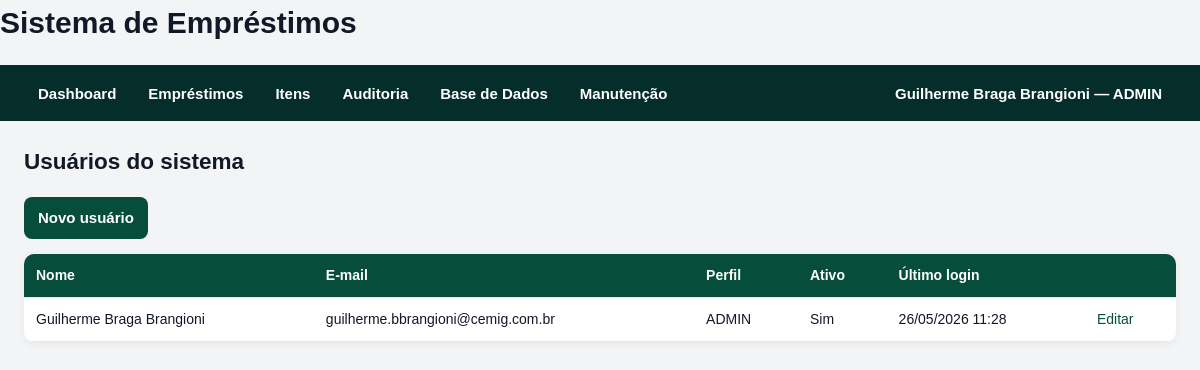
Page /auth/usuarios (signed in) on the earlier database version.
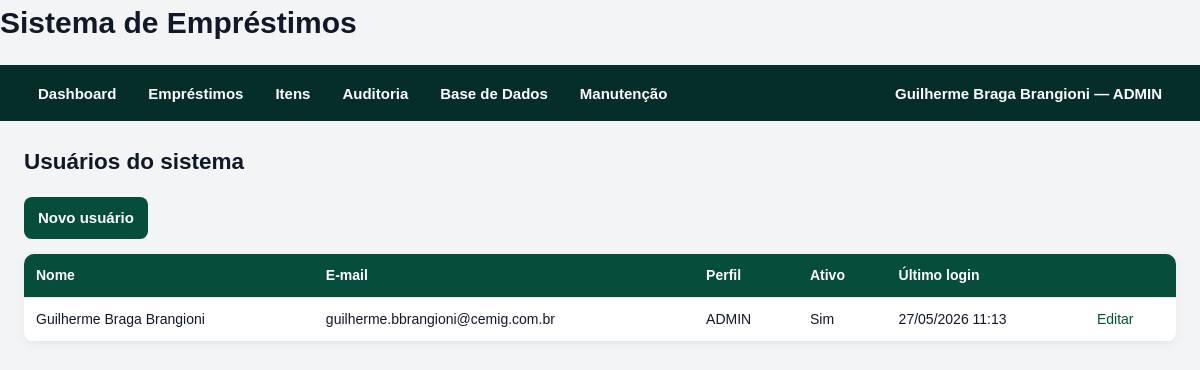
Same page on the later database version.
### models/system_user.py (models this page shows, shortened)
class SystemUser(db.Model):
    __tablename__ = "system_users"
    id = db.Column(db.Integer, primary_key=True)
    nome = db.Column(db.String(255), nullable=False)
    email = db.Column(db.String(255), nullable=False, unique=True, index=True)
    password_hash = db.Column(db.String(255), nullable=False)
    role = db.Column(db.String(50), nullable=False, default="CONSULTA")
    active = db.Column(db.Boolean, default=True)
    last_login_at = db.Column(db.DateTime)
    created_at = db.Column(db.DateTime, default=datetime.utcnow)
    updated_at = db.Column(
        db.DateTime,
        default=datetime.utcnow,
        onupdate=datetime.utcnow,
    )

### routes/auth_routes.py (the view)
@auth_bp.route("/usuarios")
@role_required(UserRole.ADMIN.value)
def list_users():
    users = SystemUser.query.order_by(
        SystemUser.nome.asc()
    ).all()
    return render_template(
        "auth_users.html",
        users=users,
    )

### services/auth_service.py (called while the page is built)
    @staticmethod
    def count_users() -> int:
        return SystemUser.query.count()

    @staticmethod
    def get_current_user() -> SystemUser | None:
        user_id = session.get(AuthService.SESSION_USER_ID_KEY)
        if not user_id:
            return None
        user = db.session.get(SystemUser, user_id)
        if not user or not user.active:
            AuthService.logout_user()
            return None
        return user

### templates/auth_users.html
{% extends "base.html" %}
{% block content %}
<h2>Usuários do sistema</h2>
<p>
    <a class="button" href="{{ url_for('auth_bp.new_user') }}">
        Novo usuário
    </a>
</p>
<table>
    <thead>
        <tr>
            <th>Nome</th>
            <th>E-mail</th>
            <th>Perfil</th>
            <th>Ativo</th>
            <th>Último login</th>
            <th></th>
        </tr>
    </thead>
    <tbody>
        {% for user in users %}
        <tr>
            <td>{{ user.nome }}</td>
            <td>{{ user.email }}</td>
            <td>{{ user.role }}</td>
            <td>{{ "Sim" if user.active else "Não" }}</td>
            <td>
                {{ user.last_login_at.strftime("%d/%m/%Y %H:%M") if user.last_login_at else "-" }}
            </td>
            <td>
                <a href="{{ url_for('auth_bp.edit_user', user_id=user.id) }}">
                    Editar
                </a>
            </td>
        </tr>
        {% endfor %}
    </tbody>
</table>
{% endblock %}

### templates/base.html (shortened to what this page needs)
<!DOCTYPE html>
<html lang="pt-BR">
<head>
    <link rel="stylesheet" href="{{ url_for('static', filename='style.css') }}">
</head>
<body>
    <header class="topbar">
        <h1>Sistema de Empréstimos</h1>
        <nav class="navbar">
            <div class="nav-left">
                <a class="nav-link" href="{{ url_for('main_bp.dashboard') }}">
                    Dashboard
                </a>
                {% if current_user %}
                    {% if current_user.role in ["ADMIN", "OPERADOR", "CONSULTA"] %}
                    <div class="nav-item dropdown">
                        <button class="nav-drop-button" type="button">
                            Empréstimos
                        </button>
                    </div>
                    {% endif %}
                    {% if current_user.role in ["ADMIN", "OPERADOR", "CONSULTA"] %}
                    <div class="nav-item dropdown">
                        <button class="nav-drop-button" type="button">
                            Itens
                        </button>
                    </div>
                    {% endif %}
                    {% if current_user.role in ["ADMIN", "OPERADOR"] %}
                    <div class="nav-item dropdown">
                        <button class="nav-drop-button" type="button">
                            Auditoria
                        </button>
                    </div>
                    {% endif %}
                    {% if current_user.role in ["ADMIN", "OPERADOR"] %}
                    <div class="nav-item dropdown">
                        <button class="nav-drop-button" type="button">
                            Base de Dados
                        </button>
                    </div>
                    {% endif %}
                    {% if current_user.role == "ADMIN" %}
                    <div class="nav-item dropdown">
                        <button class="nav-drop-button" type="button">
                            Manutenção
                        </button>
                    </div>
                    {% endif %}
                {% endif %}
            </div>
            <div class="nav-right">
                {% if current_user %}
                    <div class="nav-item dropdown user-menu">
                        <button class="nav-drop-button" type="button">
                            {{ current_user.nome }} — {{ current_user.role }}
                        </button>
                    </div>
                {% else %}
                    <a class="nav-link" href="{{ url_for('auth_bp.login') }}">
                        Entrar
                    </a>
                {% endif %}
            </div>
        </nav>
    </header>
    <main class="container">
        {% block content %}{% endblock %}
    </main>
</body>
</html>

### static/style.css (style rules this page uses)
* { box-sizing: border-box; }
body { margin: 0; padding: 0; font-family: Arial, Helvetica, sans-serif; font-size: 15px; line-height: 1.5; background: #f3f4f6; color: #111827; }
h1, h2, h3, h4 { margin-top: 0; color: #111827; }
h2 { margin-bottom: 18px; }
a { color: #2563eb; text-decoration: none; }
main, .container { max-width: 1400px; margin: 0 auto; padding: 24px; }
.navbar { background: #1f2937; color: white; display: flex; justify-content: space-between; align-items: center; gap: 16px; padding: 0 24px; min-height: 56px; position: relative; z-index: 1000; }
.navbar * { box-sizing: border-box; }
.nav-left, .nav-right { display: flex; align-items: center; gap: 4px; }
.nav-item { position: relative; display: flex; align-items: center; }
.nav-link, .nav-drop-button { height: 56px; display: flex; align-items: center; justify-content: center; padding: 0 14px; margin: 0; color: white; background: transparent; border: none; font-family: inherit; font-size: 15px; font-weight: 600; line-height: 1; text-decoration: none; cursor: pointer; white-space: nowrap; }
.user-menu .nav-drop-button { max-width: 380px; overflow: hidden; text-overflow: ellipsis; }
button, .button { display: inline-flex; align-items: center; justify-content: center; min-height: 40px; padding: 10px 14px; border: none; border-radius: 8px; background: #2563eb; color: white; font: inherit; font-weight: 600; text-decoration: none; cursor: pointer; }
table { width: 100%; border-collapse: collapse; background: white; border-radius: 10px; overflow: hidden; margin-bottom: 20px; box-shadow: 0 2px 8px rgba(0, 0, 0, 0.06); }
thead { background: #111827; color: white; }
th, td { padding: 11px 12px; border-bottom: 1px solid #e5e7eb; text-align: left; vertical-align: top; }
th { font-weight: 700; font-size: 14px; }
td { font-size: 14px; }
table td { vertical-align: middle; }
table td:last-child { vertical-align: middle; }
:root { --primary-green: #064e3b; --primary-green-hover: #065f46; --primary-green-light: #d1fae5; --primary-green-border: #10b981; --primary-green-text: #064e3b; }
a { color: var(--primary-green); }
button, .button { background: var(--primary-green); color: white; }
thead { background: var(--primary-green); color: white; }
.navbar { background: #052e2b; }

Differences in the rows shown:
changed SystemUser "Guilherme Braga Brangioni": last_login_at "26/05/2026 11:28" → "27/05/2026 11:13"
